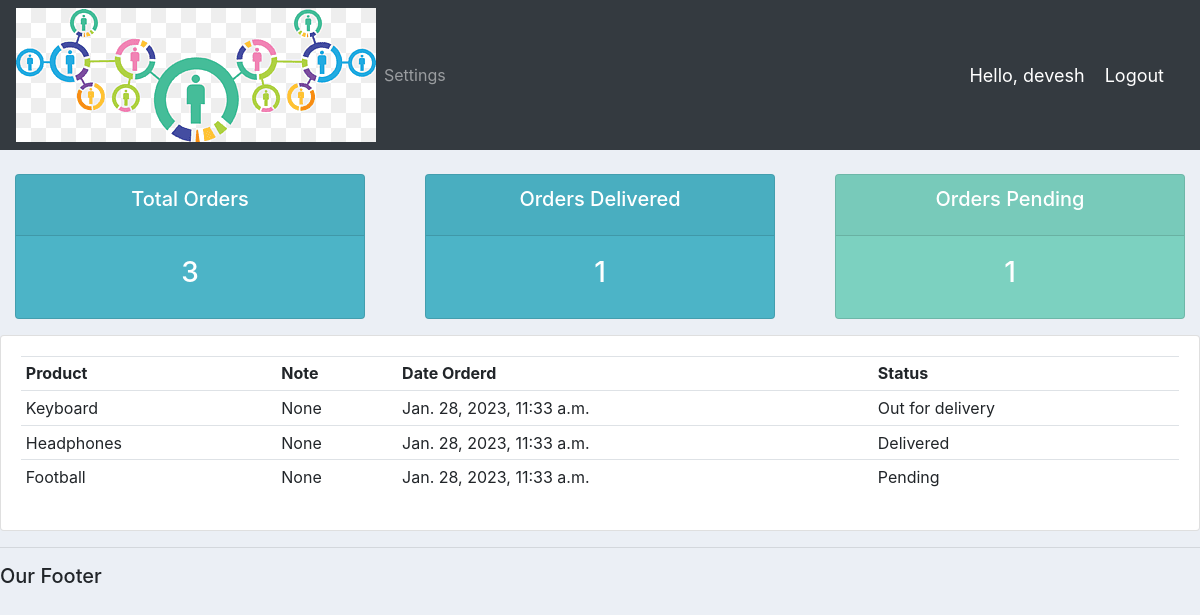
The app's page /userPage/ (signed in) with its own data.
### accounts/models.py (models this page shows, shortened)
class Order(models.Model):
    STATUS = (
        ('Pending','Pending'),
        ('Out for delivery','Out for delivery'),
        ('Delivered','Delivered'),
    )
    customer  = models.ForeignKey(Customer,null=True,on_delete=models.SET_NULL)
    products = models.ForeignKey(Product,null=True,on_delete=models.SET_NULL)
    status = models.CharField(max_length=200,null=True,choices = STATUS)
    date_created = models.DateTimeField(auto_now_add =True,null=True)
    note  = models.CharField(max_length=200,null=True,choices=STATUS)
    objects = models.Manager()

class Product(models.Model):
    CATEGORY = (
        ('Indoor','Indoor'),
        ('Out Door','Out Door'),
    )
    name = models.CharField(max_length=200,null=True)
    price = models.FloatField(null=True)
    category = models.CharField(max_length=200,null=True,choices=CATEGORY)
    description = models.CharField(max_length=200,null=True,blank=True)
    date_created = models.DateTimeField(auto_now_add =True,null=True)
    tags = models.ManyToManyField(Tag)
    def __str__(self):
        return self.name
    objects = models.Manager()

### accounts/decorators.py (the view)
        def wrapper_func(request,*args,**kwargs):
            group = None
            if request.user.groups.exists():
                group = request.user.groups.all()[0].name
            if group in allowed_roles:
                return view_func(request,*args,**kwargs)
            else:
               return HttpResponse('You are not authorized to view the page')

### accounts/views.py (called while the page is built)
@login_required(login_url='login')
@allowed_users(allowed_roles=['customer'])
def userPage(request):
    orders = request.user.customer.order_set.all()
    total_orders = orders.count()
    delivered = orders.filter(status='Delivered').count()
    pending = orders.filter(status='Pending').count()
    context = {'orders':orders,
    'total_orders':total_orders,
    'delivered':delivered,'pending':pending,}
    return render(request,'accounts/user.html',context)

### accounts/templates/accounts/user.html
{% extends 'accounts/main.html' %}
{% block content %}
{% include 'accounts/status.html' %}
<div class="row">
    <div class="col-md">
        <div class="card card-body">
            <table class="table table-sm">
                <tr>
                    <th>Product</th>
                    <th>Note</th>
                    <th>Date Orderd</th>
                    <th>Status</th>
                </tr>
                {% for order in orders %}
                <tr>
                    <td>{{order.products}}</td>
                    <td>{{order.note}}</td>
                    <td>{{order.date_created}}</td>
                    <td>{{order.status}}</td>
                    </tr>
                {% endfor %}
            </table>
        </div>
    </div>
</div>
{%endblock content%}

### accounts/templates/accounts/navbar.html (shortened to what this page needs)
{% load static %}
<nav class="navbar navbar-expand-lg navbar-dark bg-dark">
    <img src="{% static 'images/pogo.png' %}">
    <div class="collapse navbar-collapse" id="navbarNav">
      <ul class="navbar-nav">
        {% if request.user.is_staff %}
        <li class="nav-item active">
          <a class="nav-link" href="{% url 'home' %}">Dashboard</a>
        </li>
        <li class="nav-item">
          <a class="nav-link" href="{% url 'products' %}">Products</a>
        </li>
        {% else %}
        <li class="nav-item">
          <a class="nav-link" href="{% url 'account' %}">Settings</a>
        </li>
        {% endif %}
      </ul>
    </div>
    <span class = "hello-msg">Hello, {{request.user}}</span>
    <span><a class = "hello-msg" href="{% url 'logout' %}">Logout</a></span>
  </nav>

### static/css/main.css (style rules this page uses)
body { background-color: #ebeff5; }

### accounts/templates/accounts/navbar.html (style rules this page uses)
.hello-msg { font-size:18px; color:#fff; margin-right: 20px; }

### records on screen
Order: products "Keyboard", note "None", date_created "Jan. 28, 2023, 11:33 a.m.", status "Out for delivery"
Order: products "Headphones", note "None", date_created "Jan. 28, 2023, 11:33 a.m.", status "Delivered"
Order: products "Football", note "None", date_created "Jan. 28, 2023, 11:33 a.m.", status "Pending"

### other values on screen
{{ request.user }} "devesh"
{{ total_orders }} "3"
{{ delivered }} "1"
{{ pending }} "1"
